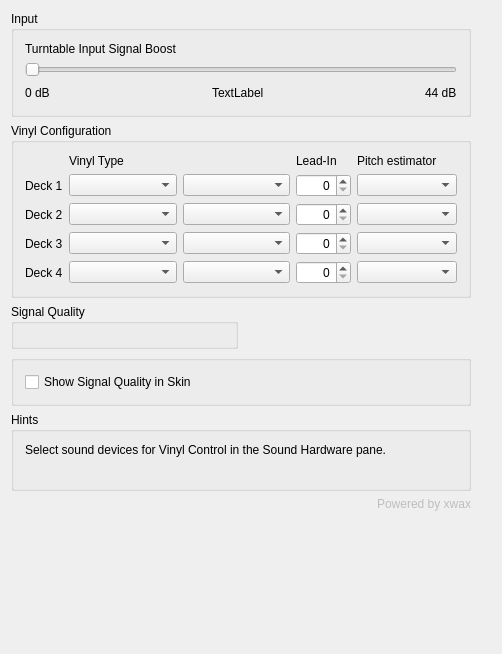
<?xml version="1.0" encoding="UTF-8"?>
<ui version="4.0">
 <class>DlgPrefVinylDlg</class>
 <widget class="QWidget" name="DlgPrefVinylDlg">
  <property name="geometry">
   <rect>
    <x>0</x>
    <y>0</y>
    <width>502</width>
    <height>654</height>
   </rect>
  </property>
  <property name="windowTitle">
   <string>Vinyl Control Preferences</string>
  </property>
  <layout class="QGridLayout" name="VinylPrefLayout">

   <item row="0" column="0" colspan="2">
    <widget class="QGroupBox" name="groupBox_2">
     <property name="title">
      <string>Input</string>
     </property>
     <layout class="QVBoxLayout" name="verticalLayout">

      <item>
       <widget class="QLabel" name="textLabel1_3">
        <property name="text">
         <string>Turntable Input Signal Boost</string>
        </property>
        <property name="wordWrap">
         <bool>false</bool>
        </property>
        <property name="buddy">
         <cstring>SliderVinylGain</cstring>
        </property>
       </widget>
      </item>

      <item>
       <widget class="QSlider" name="SliderVinylGain">
        <property name="minimum">
         <number>0</number>
        </property>
        <property name="maximum">
         <number>44</number>
        </property>
        <property name="orientation">
         <enum>Qt::Horizontal</enum>
        </property>
       </widget>
      </item>

      <item>
       <layout class="QHBoxLayout" name="horizontalLayout">
        <item>
         <widget class="QLabel" name="textLabelPreampMin">
          <property name="text">
           <string>0 dB</string>
          </property>
          <property name="wordWrap">
           <bool>false</bool>
          </property>
         </widget>
        </item>

        <item>
         <spacer name="horizontalSpacer_1">
          <property name="orientation">
           <enum>Qt::Horizontal</enum>
          </property>
          <property name="sizePolicy">
           <sizepolicy hsizetype="Minimum" vsizetype="Preferred">
            <horstretch>0</horstretch>
            <verstretch>0</verstretch>
           </sizepolicy>
          </property>
          <property name="sizeHint" stdset="0">
           <size>
            <width>30</width>
            <height>20</height>
           </size>
          </property>
         </spacer>
        </item>

        <item>
         <widget class="QLabel" name="textLabelPreampCurrent">
          <property name="text">
           <string notr="true">TextLabel</string>
          </property>
         </widget>
        </item>

        <item>
         <spacer name="horizontalSpacer_2">
          <property name="orientation">
           <enum>Qt::Horizontal</enum>
          </property>
          <property name="sizePolicy">
           <sizepolicy hsizetype="Fixed" vsizetype="Preferred">
            <horstretch>0</horstretch>
            <verstretch>0</verstretch>
           </sizepolicy>
          </property>
          <property name="sizeHint" stdset="0">
           <size>
            <width>30</width>
            <height>20</height>
           </size>
          </property>
         </spacer>
        </item>

        <item>
         <widget class="QLabel" name="textLabelPreampMax">
          <property name="sizePolicy">
           <sizepolicy hsizetype="Fixed" vsizetype="Preferred">
            <horstretch>0</horstretch>
            <verstretch>0</verstretch>
           </sizepolicy>
          </property>
          <property name="text">
           <string>44 dB</string>
          </property>
          <property name="wordWrap">
           <bool>false</bool>
          </property>
         </widget>
        </item>

       </layout>
      </item>
     </layout>
    </widget>
   </item>

   <item row="1" column="0" colspan="2">
    <widget class="QGroupBox" name="vinylConfigGroupBox">
     <property name="title">
      <string>Vinyl Configuration</string>
     </property>
     <layout class="QGridLayout" name="gridLayout_2">

      <item row="0" column="1" colspan="2">
       <widget class="QLabel" name="VinylTypeLabel">
        <property name="enabled">
         <bool>true</bool>
        </property>
        <property name="sizePolicy">
         <sizepolicy hsizetype="Fixed" vsizetype="Preferred">
          <horstretch>0</horstretch>
          <verstretch>0</verstretch>
         </sizepolicy>
        </property>
        <property name="leftMargin">
         <number>3</number>
        </property>
        <property name="text">
         <string>Vinyl Type</string>
        </property>
        <property name="wordWrap">
         <bool>false</bool>
        </property>
       </widget>
      </item>

      <item row="0" column="3">
       <widget class="QLabel" name="LeadInLabel">
        <property name="enabled">
         <bool>true</bool>
        </property>
        <property name="sizePolicy">
         <sizepolicy hsizetype="Fixed" vsizetype="Preferred">
          <horstretch>0</horstretch>
          <verstretch>0</verstretch>
         </sizepolicy>
        </property>
        <property name="leftMargin">
         <number>3</number>
        </property>
        <property name="text">
         <string>Lead-In</string>
        </property>
        <property name="wordWrap">
         <bool>false</bool>
        </property>
       </widget>
      </item>

      <item row="0" column="4">
       <widget class="QLabel" name="PitchEstimatorLabel">
        <property name="enabled">
         <bool>true</bool>
        </property>
        <property name="sizePolicy">
         <sizepolicy hsizetype="Fixed" vsizetype="Preferred">
          <horstretch>0</horstretch>
          <verstretch>0</verstretch>
         </sizepolicy>
        </property>
        <property name="leftMargin">
         <number>3</number>
        </property>
        <property name="text">
         <string>Pitch estimator</string>
        </property>
        <property name="wordWrap">
         <bool>false</bool>
        </property>
       </widget>
      </item>


      <item row="1" column="0">
       <widget class="QLabel" name="VinylLabel1">
        <property name="enabled">
         <bool>true</bool>
        </property>
        <property name="sizePolicy">
         <sizepolicy hsizetype="Fixed" vsizetype="Preferred">
          <horstretch>0</horstretch>
          <verstretch>0</verstretch>
         </sizepolicy>
        </property>
        <property name="font">
         <font/>
        </property>
        <property name="text">
         <string>Deck 1</string>
        </property>
        <property name="wordWrap">
         <bool>false</bool>
        </property>
        <property name="buddy">
         <cstring>ComboBoxVinylType1</cstring>
        </property>
       </widget>
      </item>

      <item row="2" column="0">
       <widget class="QLabel" name="VinylLabel2">
        <property name="enabled">
         <bool>true</bool>
        </property>
        <property name="sizePolicy">
         <sizepolicy hsizetype="Fixed" vsizetype="Preferred">
          <horstretch>0</horstretch>
          <verstretch>0</verstretch>
         </sizepolicy>
        </property>
        <property name="font">
         <font/>
        </property>
        <property name="text">
         <string>Deck 2</string>
        </property>
        <property name="wordWrap">
         <bool>false</bool>
        </property>
        <property name="buddy">
         <cstring>ComboBoxVinylType2</cstring>
        </property>
       </widget>
      </item>

      <item row="3" column="0">
       <widget class="QLabel" name="VinylLabel3">
        <property name="enabled">
         <bool>true</bool>
        </property>
        <property name="sizePolicy">
         <sizepolicy hsizetype="Fixed" vsizetype="Preferred">
          <horstretch>0</horstretch>
          <verstretch>0</verstretch>
         </sizepolicy>
        </property>
        <property name="font">
         <font/>
        </property>
        <property name="text">
         <string>Deck 3</string>
        </property>
        <property name="wordWrap">
         <bool>false</bool>
        </property>
        <property name="buddy">
         <cstring>ComboBoxVinylType3</cstring>
        </property>
       </widget>
      </item>

      <item row="4" column="0">
       <widget class="QLabel" name="VinylLabel4">
        <property name="enabled">
         <bool>true</bool>
        </property>
        <property name="sizePolicy">
         <sizepolicy hsizetype="Fixed" vsizetype="Preferred">
          <horstretch>0</horstretch>
          <verstretch>0</verstretch>
         </sizepolicy>
        </property>
        <property name="font">
         <font/>
        </property>
        <property name="text">
         <string>Deck 4</string>
        </property>
        <property name="wordWrap">
         <bool>false</bool>
        </property>
        <property name="buddy">
         <cstring>ComboBoxVinylType4</cstring>
        </property>
       </widget>
      </item>

      <item row="1" column="1">
       <widget class="QComboBox" name="ComboBoxVinylType1">
        <property name="enabled">
         <bool>true</bool>
        </property>
        <property name="sizePolicy">
         <sizepolicy hsizetype="Minimum" vsizetype="Fixed">
          <horstretch>0</horstretch>
          <verstretch>0</verstretch>
         </sizepolicy>
        </property>
        <property name="font">
         <font/>
        </property>
       </widget>
      </item>

      <item row="2" column="1">
       <widget class="QComboBox" name="ComboBoxVinylType2">
        <property name="enabled">
         <bool>true</bool>
        </property>
        <property name="sizePolicy">
         <sizepolicy hsizetype="Minimum" vsizetype="Fixed">
          <horstretch>0</horstretch>
          <verstretch>0</verstretch>
         </sizepolicy>
        </property>
        <property name="font">
         <font/>
        </property>
       </widget>
      </item>

      <item row="3" column="1">
       <widget class="QComboBox" name="ComboBoxVinylType3">
        <property name="enabled">
         <bool>true</bool>
        </property>
        <property name="sizePolicy">
         <sizepolicy hsizetype="Minimum" vsizetype="Fixed">
          <horstretch>0</horstretch>
          <verstretch>0</verstretch>
         </sizepolicy>
        </property>
        <property name="font">
         <font/>
        </property>
       </widget>
      </item>

      <item row="4" column="1">
       <widget class="QComboBox" name="ComboBoxVinylType4">
        <property name="enabled">
         <bool>true</bool>
        </property>
        <property name="sizePolicy">
         <sizepolicy hsizetype="Minimum" vsizetype="Fixed">
          <horstretch>0</horstretch>
          <verstretch>0</verstretch>
         </sizepolicy>
        </property>
        <property name="font">
         <font/>
        </property>
       </widget>
      </item>

      <item row="1" column="2">
       <widget class="QComboBox" name="ComboBoxVinylSpeed1">
        <property name="enabled">
         <bool>true</bool>
        </property>
        <property name="sizePolicy">
         <sizepolicy hsizetype="Minimum" vsizetype="Fixed">
          <horstretch>0</horstretch>
          <verstretch>0</verstretch>
         </sizepolicy>
        </property>
        <property name="font">
         <font/>
        </property>
        <property name="accessibleName">
         <string>Deck 1 vinyl speed</string>
        </property>
       </widget>
      </item>

      <item row="2" column="2">
       <widget class="QComboBox" name="ComboBoxVinylSpeed2">
        <property name="enabled">
         <bool>true</bool>
        </property>
        <property name="sizePolicy">
         <sizepolicy hsizetype="Minimum" vsizetype="Fixed">
          <horstretch>0</horstretch>
          <verstretch>0</verstretch>
         </sizepolicy>
        </property>
        <property name="font">
         <font/>
        </property>
        <property name="accessibleName">
         <string>Deck 2 vinyl speed</string>
        </property>
       </widget>
      </item>

      <item row="3" column="2">
       <widget class="QComboBox" name="ComboBoxVinylSpeed3">
        <property name="enabled">
         <bool>true</bool>
        </property>
        <property name="sizePolicy">
         <sizepolicy hsizetype="Minimum" vsizetype="Fixed">
          <horstretch>0</horstretch>
          <verstretch>0</verstretch>
         </sizepolicy>
        </property>
        <property name="font">
         <font/>
        </property>
        <property name="accessibleName">
         <string>Deck 3 vinyl speed</string>
        </property>
       </widget>
      </item>

      <item row="4" column="2">
       <widget class="QComboBox" name="ComboBoxVinylSpeed4">
        <property name="enabled">
         <bool>true</bool>
        </property>
        <property name="sizePolicy">
         <sizepolicy hsizetype="Minimum" vsizetype="Fixed">
          <horstretch>0</horstretch>
          <verstretch>0</verstretch>
         </sizepolicy>
        </property>
        <property name="font">
         <font/>
        </property>
        <property name="accessibleName">
         <string>Deck 4 vinyl speed</string>
        </property>
       </widget>
      </item>

      <item row="1" column="3">
       <widget class="QSpinBox" name="LeadinTime1">
        <property name="minimum">
         <number>0</number>
        </property>
        <property name="sizePolicy">
         <sizepolicy hsizetype="Minimum" vsizetype="Fixed">
          <horstretch>0</horstretch>
          <verstretch>0</verstretch>
         </sizepolicy>
        </property>
        <property name="minimumSize">
         <size>
          <width>55</width>
          <height>0</height>
         </size>
        </property>
        <property name="maximumSize">
         <size>
          <width>70</width>
          <height>16777215</height>
         </size>
        </property>
        <property name="alignment">
         <set>Qt::AlignRight|Qt::AlignTrailing|Qt::AlignVCenter</set>
        </property>
        <property name="accessibleName">
         <string>Deck 1 lead-in</string>
        </property>
       </widget>
      </item>

      <item row="2" column="3">
       <widget class="QSpinBox" name="LeadinTime2">
        <property name="minimum">
         <number>0</number>
        </property>
        <property name="sizePolicy">
         <sizepolicy hsizetype="Minimum" vsizetype="Fixed">
          <horstretch>0</horstretch>
          <verstretch>0</verstretch>
         </sizepolicy>
        </property>
        <property name="minimumSize">
         <size>
          <width>55</width>
          <height>0</height>
         </size>
        </property>
        <property name="maximumSize">
         <size>
          <width>70</width>
          <height>16777215</height>
         </size>
        </property>
        <property name="alignment">
         <set>Qt::AlignRight|Qt::AlignTrailing|Qt::AlignVCenter</set>
        </property>
        <property name="accessibleName">
         <string>Deck 2 lead-in</string>
        </property>
       </widget>
      </item>

      <item row="3" column="3">
       <widget class="QSpinBox" name="LeadinTime3">
        <property name="minimum">
         <number>0</number>
        </property>
        <property name="sizePolicy">
         <sizepolicy hsizetype="Minimum" vsizetype="Fixed">
          <horstretch>0</horstretch>
          <verstretch>0</verstretch>
         </sizepolicy>
        </property>
        <property name="minimumSize">
         <size>
          <width>55</width>
          <height>0</height>
         </size>
        </property>
        <property name="maximumSize">
         <size>
          <width>70</width>
          <height>16777215</height>
         </size>
        </property>
        <property name="alignment">
         <set>Qt::AlignRight|Qt::AlignTrailing|Qt::AlignVCenter</set>
        </property>
        <property name="accessibleName">
         <string>Deck 3 lead-in</string>
        </property>
       </widget>
      </item>

      <item row="4" column="3">
       <widget class="QSpinBox" name="LeadinTime4">
        <property name="minimum">
         <number>0</number>
        </property>
        <property name="sizePolicy">
         <sizepolicy hsizetype="Minimum" vsizetype="Fixed">
          <horstretch>0</horstretch>
          <verstretch>0</verstretch>
         </sizepolicy>
        </property>
        <property name="minimumSize">
         <size>
          <width>55</width>
          <height>0</height>
         </size>
        </property>
        <property name="maximumSize">
         <size>
          <width>70</width>
          <height>16777215</height>
         </size>
        </property>
        <property name="alignment">
         <set>Qt::AlignRight|Qt::AlignTrailing|Qt::AlignVCenter</set>
        </property>
        <property name="accessibleName">
         <string>Deck 4 lead-in</string>
        </property>
       </widget>
      </item>

      <item row="1" column="4">
       <widget class="QComboBox" name="ComboBoxPitchEstimator1">
        <property name="enabled">
         <bool>true</bool>
        </property>
        <property name="sizePolicy">
         <sizepolicy hsizetype="Minimum" vsizetype="Fixed">
          <horstretch>0</horstretch>
          <verstretch>0</verstretch>
         </sizepolicy>
        </property>
        <property name="font">
         <font/>
        </property>
        <property name="minimumSize">
         <size>
          <width>100</width>
          <height>0</height>
         </size>
        </property>
        <property name="maximumSize">
         <size>
          <width>200</width>
          <height>16777215</height>
         </size>
        </property>
        <property name="accessibleName">
         <string>Deck 1 pitch estimator</string>
        </property>
       </widget>
      </item>

      <item row="2" column="4">
       <widget class="QComboBox" name="ComboBoxPitchEstimator2">
        <property name="enabled">
         <bool>true</bool>
        </property>
        <property name="sizePolicy">
         <sizepolicy hsizetype="Minimum" vsizetype="Fixed">
          <horstretch>0</horstretch>
          <verstretch>0</verstretch>
         </sizepolicy>
        </property>
        <property name="font">
         <font/>
        </property>
        <property name="minimumSize">
         <size>
          <width>100</width>
          <height>0</height>
         </size>
        </property>
        <property name="maximumSize">
         <size>
          <width>200</width>
          <height>16777215</height>
         </size>
        </property>
        <property name="accessibleName">
         <string>Deck 2 pitch estimator</string>
        </property>
       </widget>
      </item>

      <item row="3" column="4">
       <widget class="QComboBox" name="ComboBoxPitchEstimator3">
        <property name="enabled">
         <bool>true</bool>
        </property>
        <property name="sizePolicy">
         <sizepolicy hsizetype="Minimum" vsizetype="Fixed">
          <horstretch>0</horstretch>
          <verstretch>0</verstretch>
         </sizepolicy>
        </property>
        <property name="font">
         <font/>
        </property>
        <property name="minimumSize">
         <size>
          <width>100</width>
          <height>0</height>
         </size>
        </property>
        <property name="maximumSize">
         <size>
          <width>200</width>
          <height>16777215</height>
         </size>
        </property>
        <property name="accessibleName">
         <string>Deck 3 pitch estimator</string>
        </property>
       </widget>
      </item>

      <item row="4" column="4">
       <widget class="QComboBox" name="ComboBoxPitchEstimator4">
        <property name="enabled">
         <bool>true</bool>
        </property>
        <property name="sizePolicy">
         <sizepolicy hsizetype="Minimum" vsizetype="Fixed">
          <horstretch>0</horstretch>
          <verstretch>0</verstretch>
         </sizepolicy>
        </property>
        <property name="font">
         <font/>
        </property>
        <property name="minimumSize">
         <size>
          <width>100</width>
          <height>0</height>
         </size>
        </property>
        <property name="maximumSize">
         <size>
          <width>200</width>
          <height>16777215</height>
         </size>
        </property>
        <property name="accessibleName">
         <string>Deck 4 pitch estimator</string>
        </property>
       </widget>
      </item>


      <item row="1" column="4" rowspan="4">
       <spacer name="horizontalSpacer_3">
        <property name="orientation">
         <enum>Qt::Horizontal</enum>
        </property>
        <property name="sizeType">
         <enum>QSizePolicy::MinimumExpanding</enum>
        </property>
       </spacer>
      </item>

     </layout>
    </widget>
   </item>

   <item row="2" column="0">
    <widget class="QGroupBox" name="groupBoxSignalQuality">
     <property name="title">
      <string>Signal Quality</string>
     </property>
     <property name="alignment">
      <set>Qt::AlignLeading|Qt::AlignLeft|Qt::AlignTop</set>
     </property>
     <property name="sizePolicy">
      <sizepolicy hsizetype="Minimum" vsizetype="Minimum">
       <horstretch>0</horstretch>
       <verstretch>0</verstretch>
      </sizepolicy>
     </property>
     <layout class="QHBoxLayout" name="signalQualityLayout">
     </layout>
    </widget>
   </item>

   <item row="3" column="0" colspan="2">
    <widget class="QGroupBox" name="groupBoxSignalQuality2">
     <property name="alignment">
      <set>Qt::AlignLeading|Qt::AlignLeft|Qt::AlignTop</set>
     </property>
     <property name="topMargin">
      <number>0</number>
     </property>
     <property name="rightMargin">
      <number>0</number>
     </property>
     <property name="bottomMargin">
      <number>0</number>
     </property>
     <property name="leftMargin">
      <number>6</number>
     </property>
     <layout class="QGridLayout">
      <item row="0" column="0">
       <widget class="QCheckBox" name="SignalQualityEnable">
        <property name="text">
         <string>Show Signal Quality in Skin</string>
        </property>
       </widget>
      </item>
     </layout>
    </widget>
   </item>

   <item row="4" column="0" colspan="2">
    <widget class="QGroupBox" name="Hints">
     <property name="title">
      <string>Hints</string>
     </property>
     <layout class="QGridLayout" name="gridLayout_6">
      <item row="4" column="0">
       <widget class="QLabel" name="TroubleshootingLink">
        <property name="wordWrap">
         <bool>true</bool>
        </property>
        <property name="openExternalLinks">
         <bool>true</bool>
        </property>
       </widget>
      </item>
      <item row="0" column="0">
       <widget class="QLabel" name="label_11">
        <property name="text">
         <string>Select sound devices for Vinyl Control in the Sound Hardware pane.</string>
        </property>
        <property name="wordWrap">
         <bool>true</bool>
        </property>
       </widget>
      </item>
     </layout>
    </widget>
   </item>

   <item row="5" column="0" colspan="2">
    <widget class="QLabel" name="label">
     <property name="enabled">
      <bool>false</bool>
     </property>
     <property name="sizePolicy">
      <sizepolicy hsizetype="Minimum" vsizetype="Preferred">
       <horstretch>0</horstretch>
       <verstretch>0</verstretch>
      </sizepolicy>
     </property>
     <property name="toolTip">
      <string>http://www.xwax.co.uk</string>
     </property>
     <property name="text">
      <string>Powered by xwax</string>
     </property>
     <property name="alignment">
      <set>Qt::AlignBottom|Qt::AlignLeading|Qt::AlignRight</set>
     </property>
    </widget>
   </item>

   <item row="6" column="2">
    <spacer name="verticalSpacer">
     <property name="orientation">
      <enum>Qt::Vertical</enum>
     </property>
     <property name="sizeHint" stdset="0">
      <size>
       <width>20</width>
       <height>40</height>
      </size>
     </property>
    </spacer>
   </item>

  </layout>
 </widget>
 <layoutdefault spacing="6" margin="11"/>
 <resources/>
 <tabstops>
  <tabstop>SliderVinylGain</tabstop>
  <tabstop>ComboBoxVinylType1</tabstop>
  <tabstop>ComboBoxVinylSpeed1</tabstop>
  <tabstop>LeadinTime1</tabstop>
  <tabstop>ComboBoxPitchEstimator1</tabstop>
  <tabstop>ComboBoxVinylType2</tabstop>
  <tabstop>ComboBoxVinylSpeed2</tabstop>
  <tabstop>LeadinTime2</tabstop>
  <tabstop>ComboBoxPitchEstimator2</tabstop>
  <tabstop>ComboBoxVinylType3</tabstop>
  <tabstop>ComboBoxVinylSpeed3</tabstop>
  <tabstop>LeadinTime3</tabstop>
  <tabstop>ComboBoxPitchEstimator3</tabstop>
  <tabstop>ComboBoxVinylType4</tabstop>
  <tabstop>ComboBoxVinylSpeed4</tabstop>
  <tabstop>LeadinTime4</tabstop>
  <tabstop>ComboBoxPitchEstimator4</tabstop>
  <tabstop>SignalQualityEnable</tabstop>
 </tabstops>
 <connections/>
</ui>
